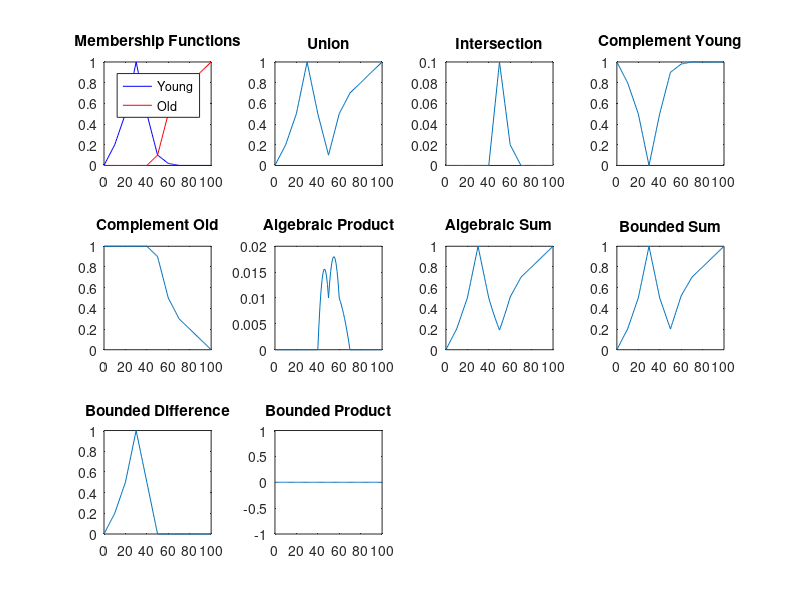

Write the MATLAB code that produced this figure.
% Define the age and membership values
age_young = [0, 10, 20, 30, 40, 50, 60, 70, 80];
membership_young = [0, 0.2, 0.5, 1, 0.5, 0.1, 0.02, 0, 0];
age_old = [40, 50, 60, 70, 80, 90, 100];
membership_old = [0, 0.1, 0.5, 0.7, 0.8, 0.9, 1];

% Interpolation to align the two sets on the same age range
common_age = 0:100; % common age range from 0 to 100
membership_young_interp = interp1(age_young, membership_young, common_age, 'linear', 0);
membership_old_interp = interp1(age_old, membership_old, common_age, 'linear', 0);

% Union
membership_union = max(membership_young_interp, membership_old_interp);

% Intersection
membership_intersection = min(membership_young_interp, membership_old_interp);

% Complement
membership_complement_young = 1 - membership_young_interp;
membership_complement_old = 1 - membership_old_interp;

% Algebraic Product
membership_algebraic_product = membership_young_interp .* membership_old_interp;

% Algebraic Sum
membership_algebraic_sum = membership_young_interp + membership_old_interp - (membership_young_interp .* membership_old_interp);

% Bounded Sum
membership_bounded_sum = min(1, membership_young_interp + membership_old_interp);

% Bounded Difference
membership_bounded_difference = max(0, membership_young_interp - membership_old_interp);

% Bounded Product
membership_bounded_product = max(0, membership_young_interp + membership_old_interp - 1);

% Plotting the results
figure;

subplot(3, 4, 1);
plot(common_age, membership_young_interp, 'b', common_age, membership_old_interp, 'r');
title('Membership Functions');
legend('Young', 'Old');

subplot(3, 4, 2);
plot(common_age, membership_union);
title('Union');

subplot(3, 4, 3);
plot(common_age, membership_intersection);
title('Intersection');

subplot(3, 4, 4);
plot(common_age, membership_complement_young);
title('Complement Young');

subplot(3, 4, 5);
plot(common_age, membership_complement_old);
title('Complement Old');

subplot(3, 4, 6);
plot(common_age, membership_algebraic_product);
title('Algebraic Product');

subplot(3, 4, 7);
plot(common_age, membership_algebraic_sum);
title('Algebraic Sum');

subplot(3, 4, 8);
plot(common_age, membership_bounded_sum);
title('Bounded Sum');

subplot(3, 4, 9);
plot(common_age, membership_bounded_difference);
title('Bounded Difference');

subplot(3, 4, 10);
plot(common_age, membership_bounded_product);
title('Bounded Product');
